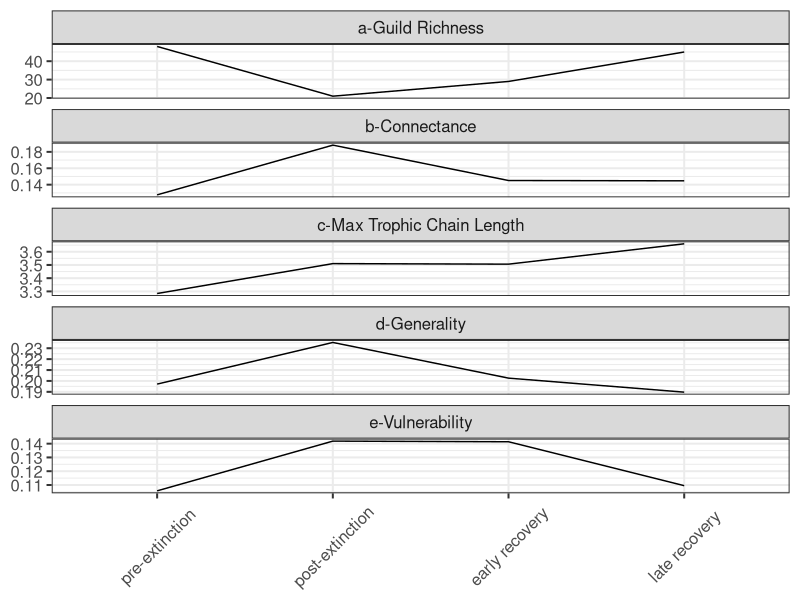
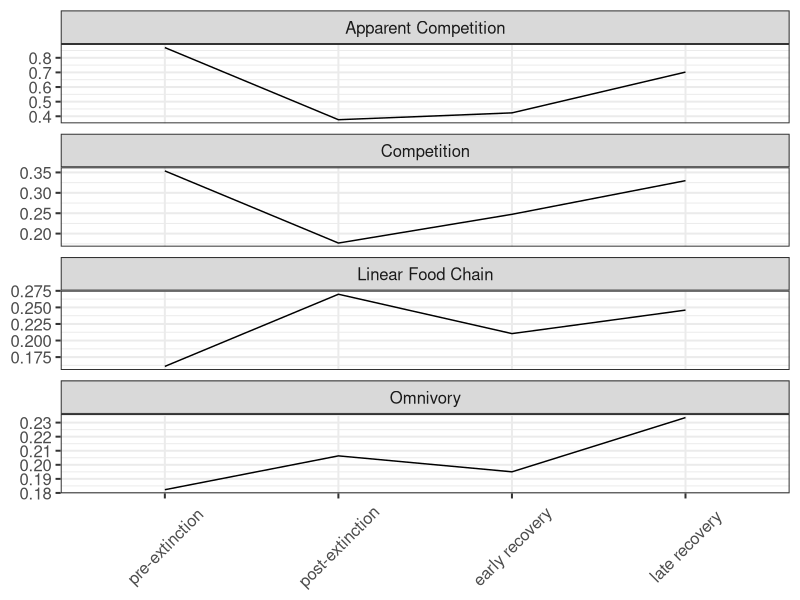
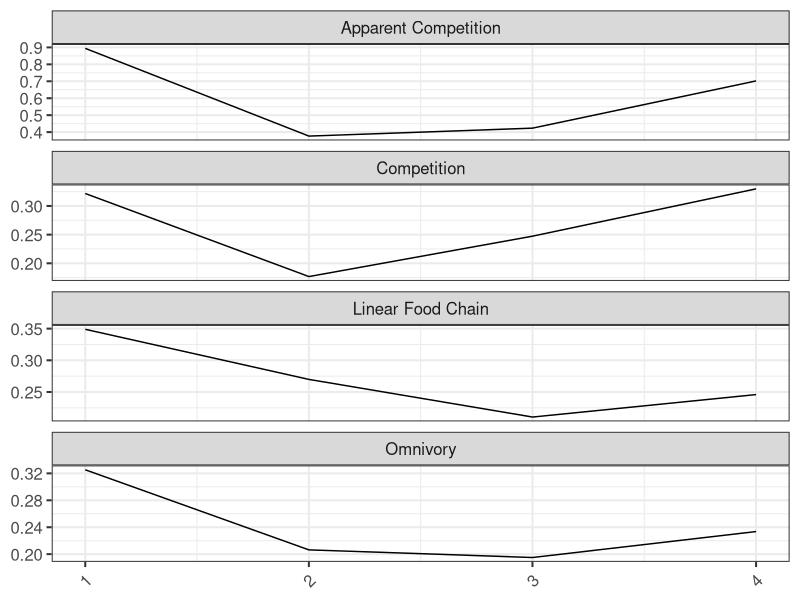
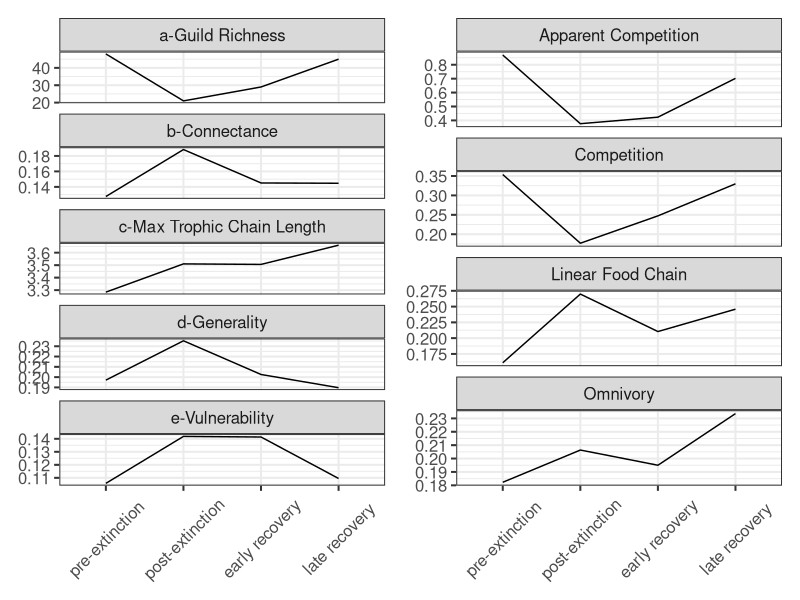

Source code (R) for these figures, in order:
# plotting network stats through time
# Toarcian
# Dunhill et al 2022

# libraries ----
library(tidyverse)
library(patchwork)

# data and data subset to guild level  ----
## this is andrew based data using GuildWebsBuildPlotAnalyse and calc_select_stats
guilds <- read_csv("Data/metrics_time2.csv")

## these are alex's original data
## did not use calc_select_stats
## this uses calc_network_stats 

guilds2 <- read_csv("Data/metrics_time.csv") %>% filter(resolution == "guild") %>% 
  select(-resolution)

colnames(guilds)
colnames(guilds2)

guilds %>% select(sd_normalized_in_degree, sd_normalized_out_degree)
guilds2 %>% select(generality, vulnerability)


# data management to create axis labels ----
guilds <- guilds %>% 
  mutate(time2 = case_when(
    time == 1 ~ "pre-extinction",
    time == 2 ~ "post-extinction",
    time == 3 ~ "early recovery",
    time == 4 ~ "late recovery")) %>% 
  mutate(time2 = factor(time2, levels = c("pre-extinction",
                                          "post-extinction",
                                          "early recovery",
                                          "late recovery")))


# subsets of Structure metrics and Motif metrics ----
guildsStructureDat <- guilds %>% 
  select(time, time2, taxa, connectance, max_tl_std, sd_normalized_in_degree, sd_normalized_out_degree) %>% 
  pivot_longer(-c(time, time2), names_to = "Metric", values_to = "Value") %>% 
  mutate(Metric = case_when(
    Metric == "taxa" ~ "a-Guild Richness",
    Metric == "connectance" ~ "b-Connectance",
    Metric == "max_tl_std" ~ "c-Max Trophic Chain Length",
    Metric == "sd_normalized_in_degree" ~ "d-Generality",
    Metric == 'sd_normalized_out_degree' ~ "e-Vulnerability"
  ))

guildsMotifDat <- guilds %>% 
  select(time, time2, norm_mot_lin, norm_mot_omn, norm_mot_ap_comp, norm_mot_dir_comp) %>% 
  pivot_longer(-c(time, time2), names_to = "Metric", values_to = "Value") %>% 
  mutate(Metric = case_when(
    Metric == "norm_mot_lin" ~ "Linear Food Chain",
    Metric == "norm_mot_omn" ~ "Omnivory",
    Metric == "norm_mot_ap_comp" ~ "Apparent Competition",
    Metric == "norm_mot_dir_comp" ~ "Competition"
  ))

guildsMotifDat2 <- guilds2 %>% 
  select(time, s1, s2, s4, s5) %>% 
  pivot_longer(-c(time), names_to = "Metric", values_to = "Value") %>% 
  mutate(Metric = case_when(
    Metric == "s1" ~ "Linear Food Chain",
    Metric == "s2" ~ "Omnivory",
    Metric == "s4" ~ "Apparent Competition",
    Metric == "s5" ~ "Competition"
  ))


# plots ----
structPlot <- ggplot(guildsStructureDat, aes(x = time2, y =Value, group = Metric))+
  geom_line()+
  facet_wrap(~ Metric, scales = "free_y", ncol = 1)+
  labs(x = NULL, y = NULL)+
  theme_bw(base_size = 15)+
  theme(axis.text.x = element_text(angle = 45, vjust = 0.5))

structPlot

motifPlot <- ggplot(guildsMotifDat, aes(x = time2, y =Value, group = Metric))+
  geom_line()+
  facet_wrap(~ Metric, scales = "free_y", ncol = 1)+
  labs(x = NULL, y = NULL)+
  theme_bw(base_size = 15)+
  theme(axis.text.x = element_text(angle = 45, vjust = 0.5))

motifPlot

motifPlot2 <- ggplot(guildsMotifDat2, aes(x = time, y =Value, group = Metric))+
  geom_line()+
  facet_wrap(~ Metric, scales = "free_y", ncol = 1)+
  labs(x = NULL, y = NULL)+
  theme_bw(base_size = 15)+
  theme(axis.text.x = element_text(angle = 45, vjust = 0.5))

motifPlot2


# patchwork layout ----
structPlot+motifPlot
